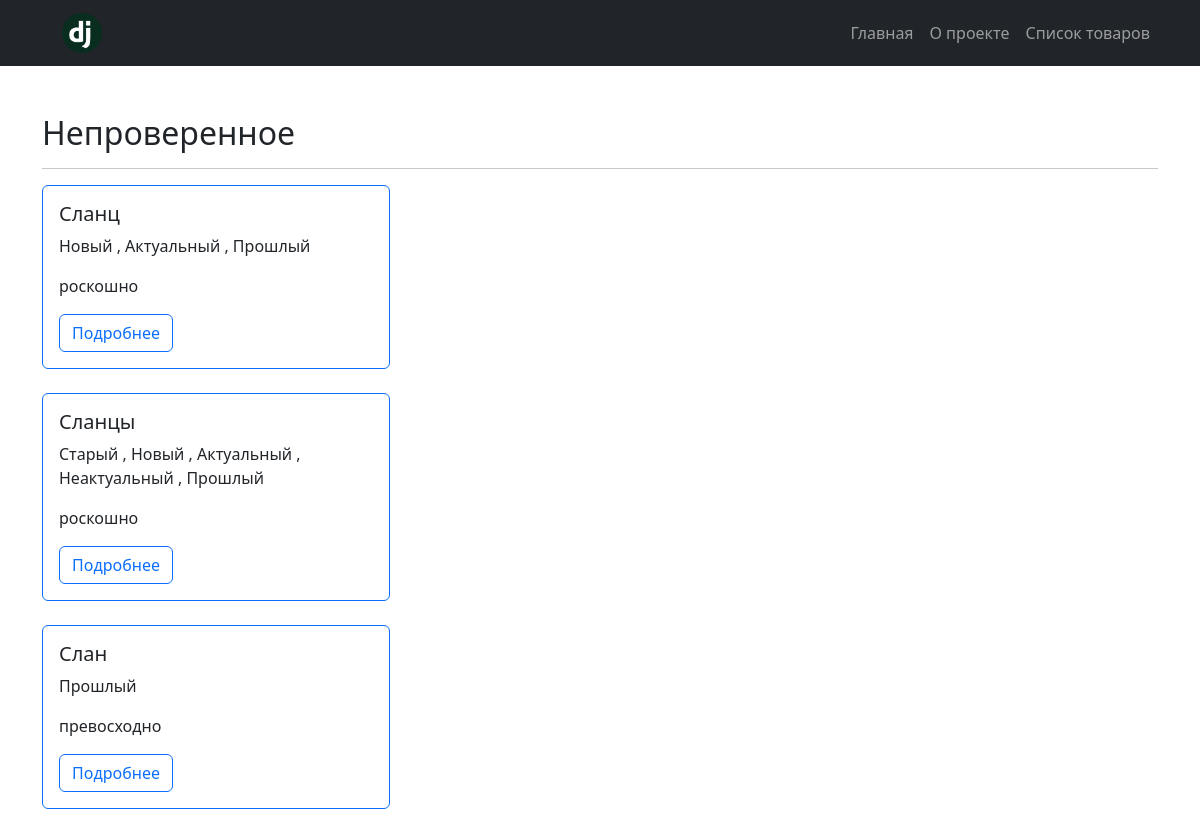
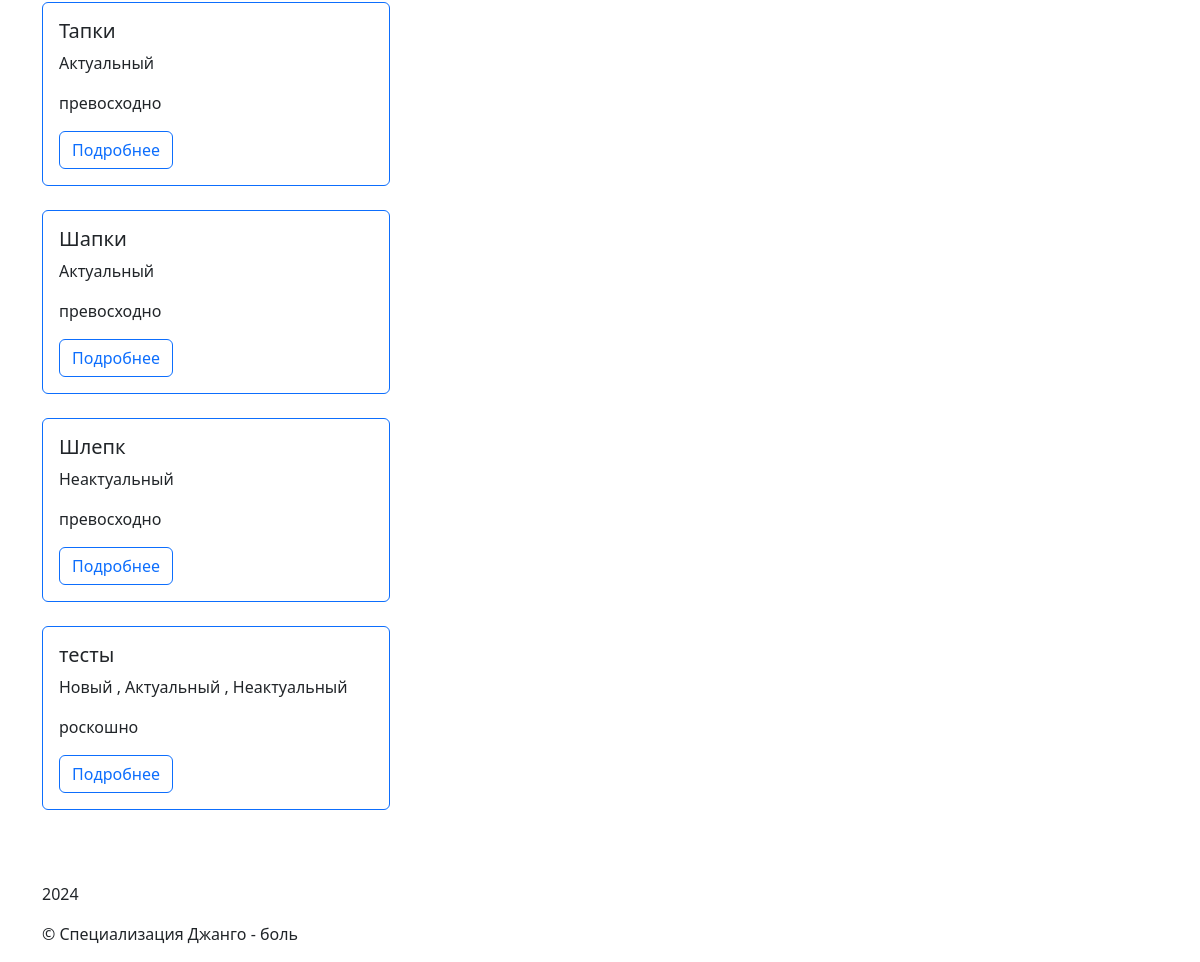
The page /catalog/unverified/ on the database as committed earlier (2 pictures, top to bottom).
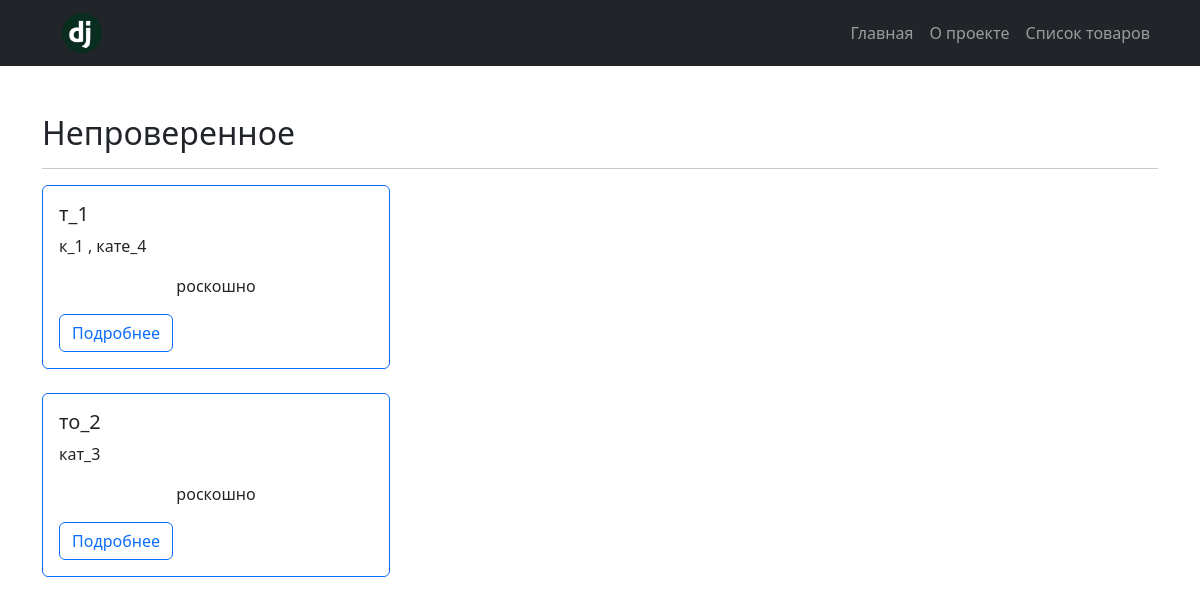
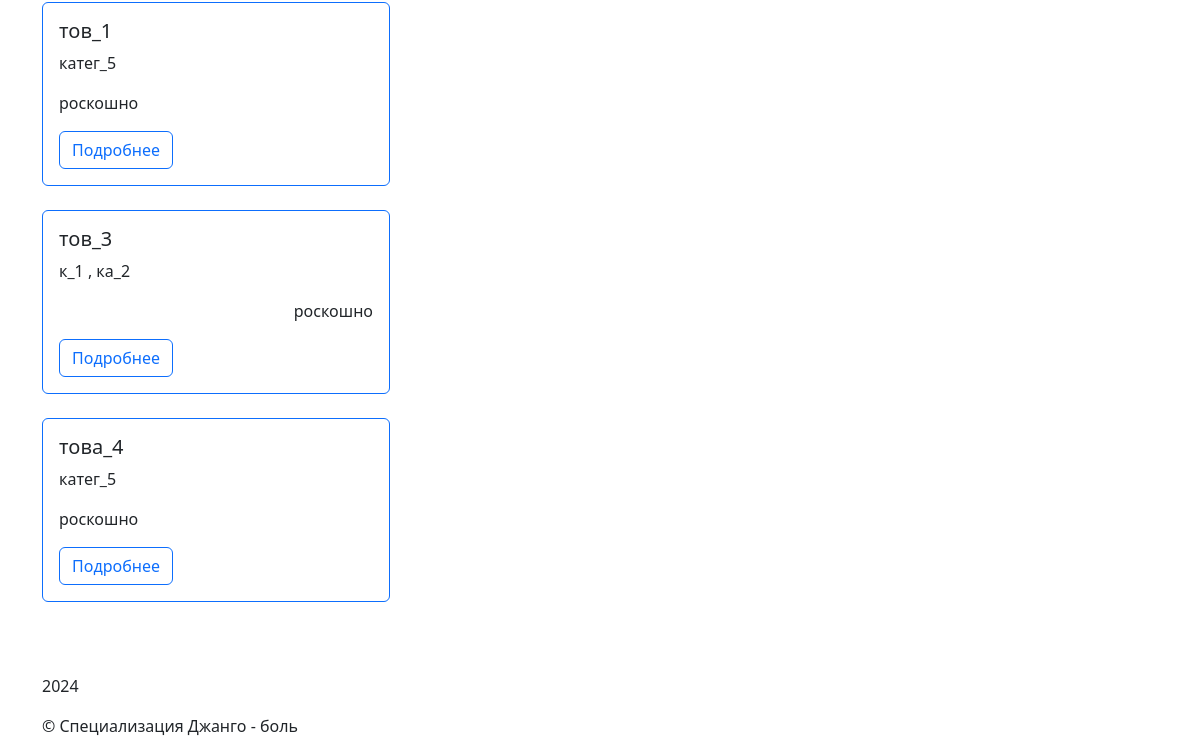
The same page on the database as committed later (2 pictures, top to bottom).
### catalog/models.py (models this page shows)
class Item(core.models.TimeStampedModel):
    objects = ItemManager()
    created = django.db.models.DateTimeField(
        "дата создания",
        auto_now_add=True,
        null=True,
    )
    updated = django.db.models.DateTimeField(
        "последнее изменение",
        auto_now=True,
        null=True,
    )
    category = django.db.models.ForeignKey(
        Category,
        on_delete=django.db.models.CASCADE,
        related_name="items",
        related_query_name="item",
        verbose_name="категория",
        help_text="Выберите категорию",
    )
    tags = django.db.models.ManyToManyField(
        Tag,
        related_name="items",
        verbose_name="теги",
        help_text="Выберите тэг",
    )
    text = tinymce.models.HTMLField(
        "текст",
        validators=[
            catalog.validators.ValidateMustContain(
                "превосходно",
                "роскошно",
            ),
        ],
        help_text="Введите сообщение",
    )
    is_on_main = django.db.models.BooleanField(
        "для главной",
        default=False,
    )
    class Meta:
        ordering = ("name",)
        verbose_name = "товар"
        verbose_name_plural = "товары"

class Tag(core.models.TimeStampedModel):
    slug = django.db.models.SlugField(
        "слаг",
        max_length=200,
        help_text="Введите слаг для тэга",
    )
    class Meta:
        verbose_name = "тег"
        verbose_name_plural = "теги"

### catalog/views.py (the view)
def unverified_items(request):
    unverified_items = (
        catalog.models.Item.objects.filter(
            created=django.db.models.F("updated"),
        )
        .prefetch_related(
            django.db.models.Prefetch(
                "tags",
                queryset=catalog.models.Tag.objects.only("name"),
                to_attr="tag_names",
            ),
        )
        .only("name", "text", "tags__name")
    )
    return django.shortcuts.render(
        request,
        "catalog/item_filter_date.html",
        {"items": unverified_items, "view_type": "unverified_items"},
    )

### templates/catalog/item_filter_date.html (shortened to what this page needs)
{% extends "base.html" %}
{% load i18n %}
{% block content %}
<h2>
    {% if view_type == "new_items" %}
        {% trans "Новинки" %}
    {% elif view_type == "friday_items" %}
        {% trans "Пятница" %}
    {% elif view_type == "unverified_items" %}
        {% trans "Непроверенное" %}
    {% endif %}
</h2>
<hr>
{% for item in items %}
    <div class="row">
        {% include "includes/item_card.html" %}
    </div>
{% endfor %}
{% endblock %}

### templates/base.html (shortened to what this page needs)
{% load static %}
<!DOCTYPE html>
<html lang="ru">
<head>
  <link rel="stylesheet" href="{% static 'css/bootstrap.min.css' %}">
  </head>
<body>
{% include 'includes/header.html' %}
<div class="container mt-5">
  {% block content %}
  {% endblock %}
</div>
{% include 'includes/footer.html' %}
</body>
</html>

### templates/includes/header.html (shortened to what this page needs)
<header>
  <nav class="navbar navbar-expand-lg navbar-dark bg-dark">
      <div class="container">
          {% load static %}
          {% load i18n %}
          <a class="navbar-brand" href="#">
              <img src="{% static 'img/django-logo.png' %}" alt="Логотип" width="80" height="40">
          </a>
          <div class="collapse navbar-collapse" id="navbarNav">
              {% with request.resolver_match.view_name as view_name %}
              <ul class="navbar-nav ms-auto">
                  <li class="nav-item">
                      <a class="nav-link {% if view_name == 'homepage:home' %}active{% endif %}" href="{% url 'homepage:home' %}">{% trans 'Главная' %}</a>
                  </li>
                  <li class="nav-item">
                      <a class="nav-link {% if view_name == 'about:about' %}active{% endif %}" href="{% url 'about:about' %}">{% trans 'О проекте' %}</a>
                  </li>
                  <li class="nav-item">
                      <a class="nav-link {% if view_name == 'catalog:item_list' %}active{% endif %}" href="{% url 'catalog:item_list' %}">{% trans 'Список товаров' %}</a>
                  </li>
              </ul>
              {% endwith %}
          </div>
      </div>
  </nav>
</header>

### templates/includes/item_card.html
{% load i18n %}
<div class="row">
    <div class="col-md-4 mb-4">
        <div class="card h-100 border border-primary">
            <div class="card-body">
                <h5 class="card-title">{{ item.name }}</h5>
                {% for tag in item.tags.all %}
                  {{ tag.name }}
                  {% if not forloop.last %},{% endif %}
                {% endfor %}
                <p class="card-text">{{ item.text|truncatewords_html:10|safe }}</p>
                <a href="{% url 'catalog:item_detail' pk=item.pk %}" class="btn btn-outline-primary">{% trans 'Подробнее' %}</a>
            </div>
        </div>
    </div>
</div>

### templates/includes/footer.html
<footer class="mt-5">
  <div class="container">
      {% load i18n %}
      <p id="current-year">{% now "Y" %}</p>
      <p>&copy; {% trans 'Специализация Джанго - боль' %}</p>
  </div>
</footer>

Rows that differ between the two databases and show on the page:
removed Item: name "Слaнц", text "роскошно"
removed Tag: name "Новый"
removed Tag: name "Актуальный"
removed Tag: name "Прошлый"
removed Item: name "Слaнцы", text "роскошно"
removed Tag: name "Старый", shown under "Слaнцы"
removed Tag: name "Неактуальный"
removed Item: name "Тапки", text "превосходно"
removed Item: name "Шапки", text "превосходно"
removed Item: name "тесты", text "роскошно"
added Item: name "т_1", text "роскошно"
added Tag: name "к_1"
added Tag: name "кате_4", shown under "т_1"
added Item: name "то_2", text "роскошно"
added Tag: name "кат_3", shown under Item "то_2"
changed Item: name "Шлепк" → "тов_1"; text "превосходно" → "роскошно"; moves up the list
added Tag: name "катег_5"
added Item: name "тов_3", text "роскошно"
added Tag: name "ка_2", shown under Item "тов_3"
changed Item: name "Слан" → "това_4"; text "превосходно" → "роскошно"
